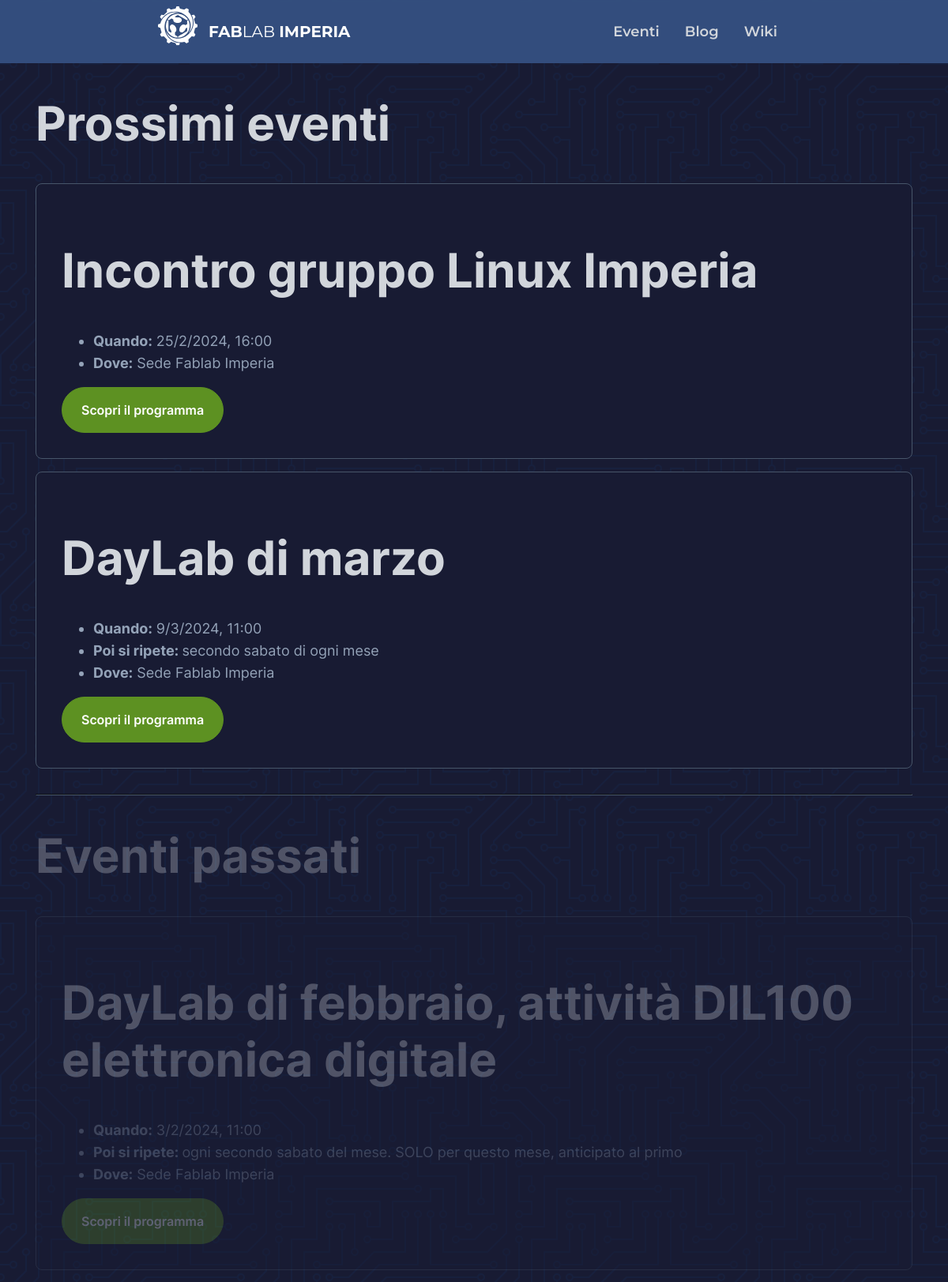
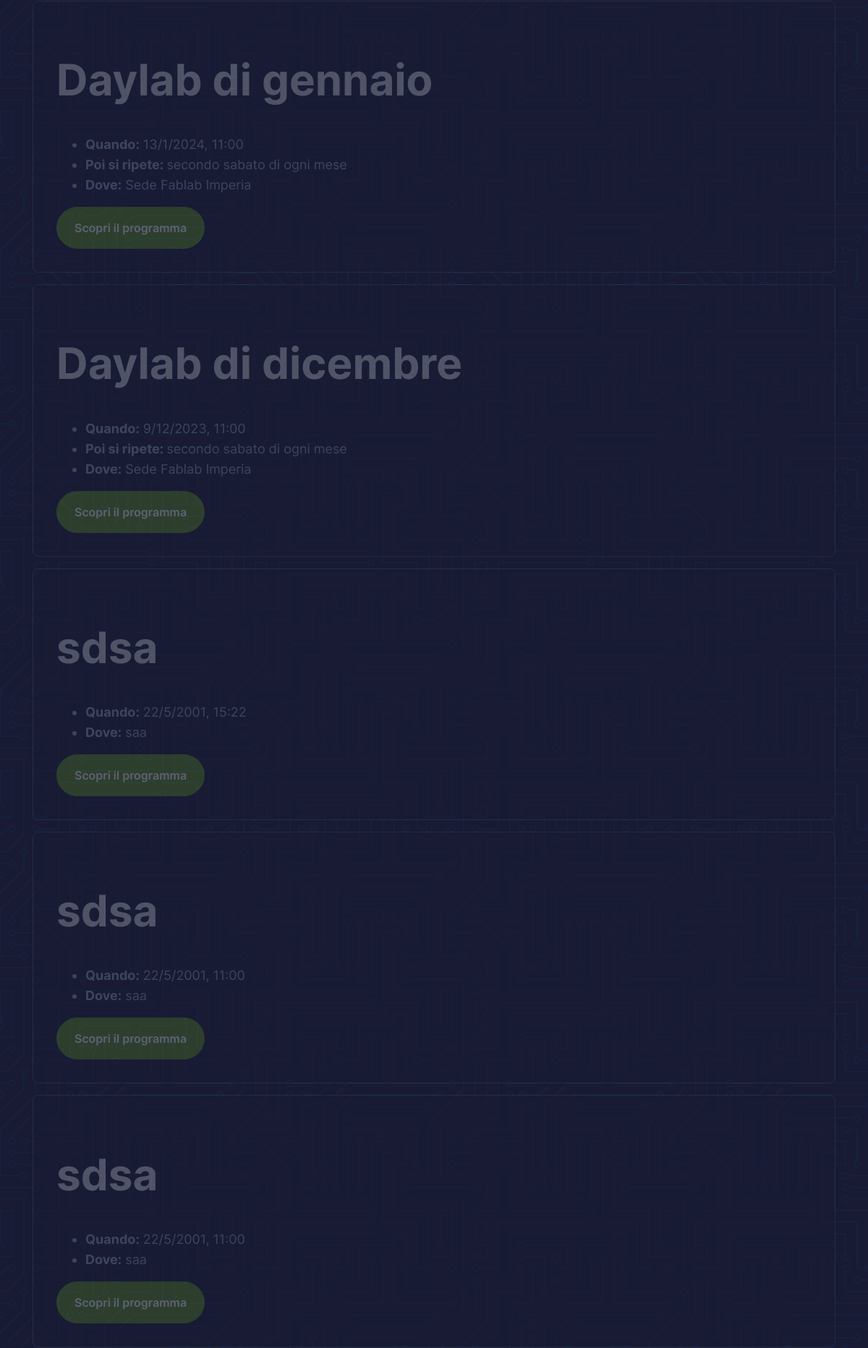
The app's page /eventi/index.php (upper part) with its own data (2 pictures, top to bottom).
### tables this page shows
CREATE TABLE "EVENTS" (
	"id"	INTEGER,
	"title"	TEXT NOT NULL,
	"description"	TEXT NOT NULL,
	"event_timestamp"	BIGINT NOT NULL,
	"repeats"	TEXT,
	"where_address"	TEXT NOT NULL,
	"where_map_url"	TEXT NOT NULL,
	"full_text"	TEXT NOT NULL DEFAULT 'a',
	PRIMARY KEY("id" AUTOINCREMENT)
);

### private/database.php (called while the page is built, shortened)
<?php
require_once "event_management.php";
class Database
{
    private $db_handle;
    function __construct()
    {
        $this->db_handle = new \SQLite3(__DIR__  . '/data.sqlite3');
    }
    function event_fetch_future(): array
    {
        $now = new \DateTime();
        $now->setTime(0,0);
        $st = $this->db_handle->prepare("SELECT * FROM EVENTS WHERE event_timestamp >= ? ORDER BY event_timestamp;");
        $st->bindValue(1, $now->getTimestamp(), SQLITE3_INTEGER);
        $res = $st->execute();
        $resulting_array = [];
        while($result = $res->fetchArray(SQLITE3_ASSOC))
        {
            $ev = new Event($result);
            array_push(
                $resulting_array,
                $ev
            );
        }
        return $resulting_array;
    }
    function event_fetch_past(): array
    {
        $now = new \DateTime();
        $now->setTime(0,0);
        $st = $this->db_handle->prepare("SELECT * FROM EVENTS WHERE event_timestamp < ? ORDER BY event_timestamp DESC;");
        $st->bindValue(1, $now->getTimestamp(), SQLITE3_INTEGER);
        $res = $st->execute();
        $resulting_array = [];
        while($result = $res->fetchArray(SQLITE3_ASSOC))
        {
            $ev = new Event($result);
            array_push(
                $resulting_array,
                $ev
            );
        }
        return $resulting_array;
    }
}
?>

### private/event_management.php (the view, shortened to what this page needs)
<?php
class Event
{
    public int $id;
    public string $title;
    public int $event_timestamp;
    public ?string $repeats;
    public string $where_address;
    function __construct($db_row)
    {
        $this->id = $db_row["id"];
        $this->title = $db_row["title"];
        $this->event_timestamp = intval($db_row["event_timestamp"]);
        $this->repeats = $db_row["repeats"];
        $this->where_address = $db_row["where_address"];
    }
    function render_as_card()
    {
        if ($this->repeats)
        {
            $repeats_string = "<li> <span class=\"bold\"> <i class=\"fa fa-fw fa-repeat\"></i> Poi si ripete:&nbsp;</span>" . $this->repeats . "</li>";
        }
        printf("
        <div class=\"card card-opaque\">
            <h1>%s</h1>
            <header>
                <ul>
                    <li> <span class=\"bold\"><i class=\"fa fa-fw fa-calendar\"></i> Quando:</span> %s</li>
                    %s
                    <li> <span class=\"bold\"> <i class=\"fa fa-fw fa-map-marker\"></i> Dove:</span> %s</li>
                </ul>
            </header>
            <a href=\"%s\" class=\"btn btn-primary\">
            Scopri il programma
            </a>
        </div>
        ",
        $this->title,
        date("j/n/Y, H:i", $this->event_timestamp),
        $repeats_string,
        $this->where_address,
        "/eventi/details.php?id=" . $this->id
        );
    }
}
?>

### eventi/index.php (shortened to what this page needs)
<?php
require '../private/header.php';
require '../private/database.php';
?>
<main>
<div class="container">
<h1>
    Prossimi eventi
</h1>
<?php
$db = new Database();
$events = $db->event_fetch_future();
foreach ($events as $value) {
    $value->render_as_card();
}
?>
<hr>
<div style="opacity:30%">
<h1>Eventi passati</h1>
<?php
$events = $db->event_fetch_past();
foreach ($events as $value) {
    $value->render_as_card();
}
?>
</div>
</div>
</main>
<?php
require '../private/footer.php';
?>

### assets/fabstyle.css (style rules this page uses)
:root { --primary-color: #5d9122; --background-color: #181b33; --card-border-color: #475569; --text-light: #FFFFFF; --text: #d1d5db; --gray-text: #94a3b8; --navbar-background: rgba(55, 84, 133, 0.9); --text-highlight-color: rgb(147, 197, 253); --radius: 0.5rem; --padding-normal: 1rem; --padding-large: 2rem; --padding-xl: 4rem; --blur-background: 5px; }
:root { --font-size-ultra-xxl: 3.75rem; --font-size-xxl: 1.5rem; --font-size-xl: 1.25rem; --font-size-l: 1.125rem; --font-size-m: 1rem; --font-size-s: 0.87rem; --font-size-xs: 0.75rem; }
h1 { font-size: var(--font-size-ultra-xxl); }
p, li, a { font-size: var(--font-size-l); color: var(--gray-text); line-height: 1.75rem; }
hr { margin-top: 2rem; margin-bottom: 2rem; border-color: var(--card-border-color); }
.btn { display: inline-block; text-decoration: none; font-weight: 600; border-style: solid; border-width: 1px; border-radius: 2rem; border-color: var(--text); color: var(--text); text-align: center; padding: 0.875rem 1.5rem; background-color: #00000000; font-size: var(--font-size-m); }
.btn.btn-primary { background-color: var(--primary-color); border-color: var(--primary-color); text-decoration: none; color: var(--text-light); }
main { background-image: url("/assets/circuit-board/circuit-board.svg"); padding-top: 5rem; padding-bottom: 6rem; }
.bold { font-weight: bold; }
.card { border-style: solid; border-width: 1px; border-radius: var(--radius); border-color: var(--card-border-color); padding: var(--padding-large); margin-top: var(--padding-normal); margin-bottom: var(--padding-normal); }
.card-opaque { background-color: var(--background-color); }

### records on screen
events: title "Incontro gruppo Linux Imperia", event_timestamp "25/2/2024, 16:00", where_address "Sede Fablab Imperia"
events: title "DayLab di marzo", event_timestamp "9/3/2024, 11:00", repeats "secondo sabato di ogni mese", where_address "Sede Fablab Imperia"
events: title "DayLab di febbraio, attività DIL100 elettronica digitale", event_timestamp "3/2/2024, 11:00", repeats "ogni secondo sabato del mese. SOLO per questo mese, anticipato al primo", where_address "Sede Fablab Imperia"
events: title "Daylab di gennaio", event_timestamp "13/1/2024, 11:00", repeats "secondo sabato di ogni mese", where_address "Sede Fablab Imperia"
events: title "Daylab di dicembre", event_timestamp "9/12/2023, 11:00", repeats "secondo sabato di ogni mese", where_address "Sede Fablab Imperia"
events: title "sdsa", event_timestamp "22/5/2001, 15:22", where_address "saa"
events: title "sdsa", event_timestamp "22/5/2001, 11:00", where_address "saa"
events: title "sdsa", event_timestamp "22/5/2001, 11:00", where_address "saa"
